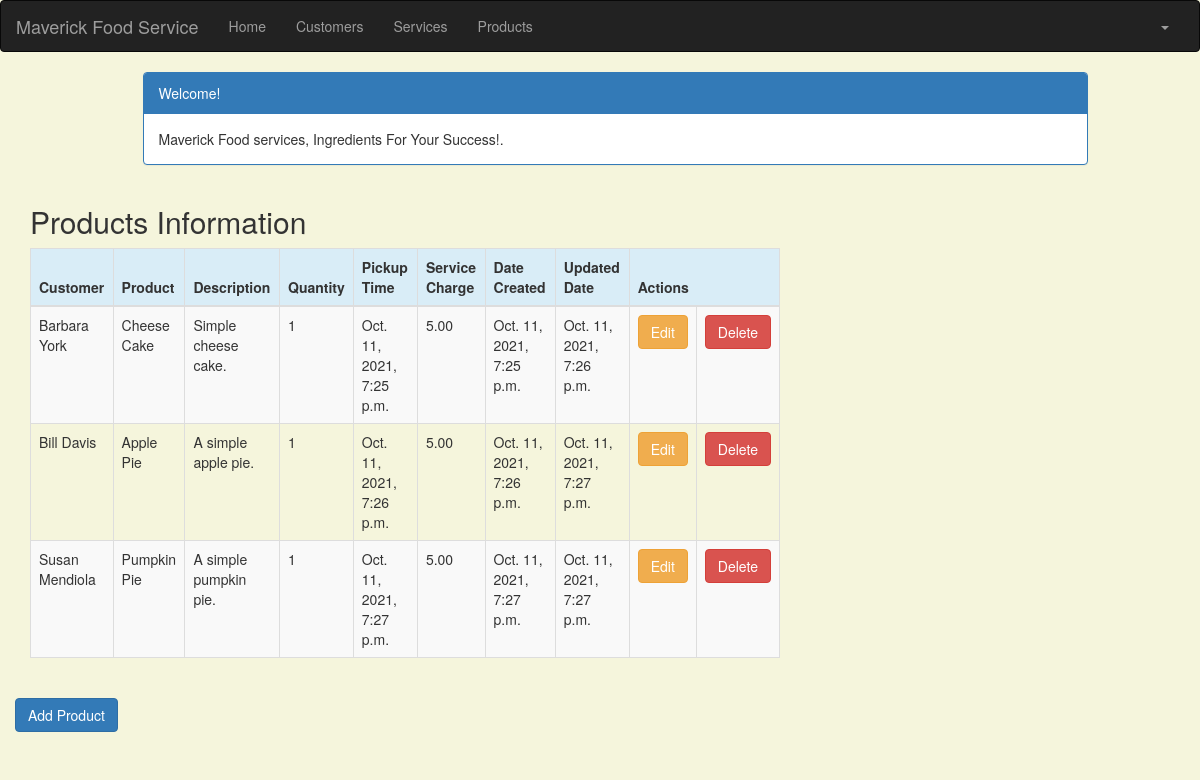
The page /product_list (signed in) on the database its author committed.
### crm/models.py (models this page shows, shortened)
class Product(models.Model):
    cust_name = models.ForeignKey(Customer, on_delete=models.CASCADE, related_name='products')
    product = models.CharField(max_length=100)
    p_description = models.TextField()
    quantity = models.IntegerField()
    pickup_time = models.DateTimeField(
        default=timezone.now)
    charge = models.DecimalField(max_digits=10, decimal_places=2)
    created_date = models.DateTimeField(
        default=timezone.now)
    updated_date = models.DateTimeField(auto_now_add=True)

class Customer(models.Model):
    cust_name = models.CharField(max_length=50)
    organization = models.CharField(max_length=100, blank=True)
    role = models.CharField(max_length=100)
    email = models.EmailField(max_length=100)
    bldgroom = models.CharField(max_length=100)
    address = models.CharField(max_length=200)
    account_number = models.IntegerField(blank=False, null=False)
    city = models.CharField(max_length=50)
    state = models.CharField(max_length=50)
    zipcode = models.CharField(max_length=10)
    phone_number = models.CharField(max_length=50)
    created_date = models.DateTimeField(
        default=timezone.now)
    updated_date = models.DateTimeField(auto_now_add=True)
    def __str__(self):
        return str(self.cust_name)

### crm/views.py (the view)
# urls.py: path('product_list', views.product_list, name='product_list'),
@login_required
def product_list(request):
    product = Product.objects.filter(created_date__lte=timezone.now())
    return render(request, 'crm/product_list.html', {'products': product})

### crm/templates/crm/product_list.html (shortened to what this page needs)
<!DOCTYPE html>
<html lang="en">
{% extends 'crm/base.html' %}
{% block content %}
    <head>
        <link rel="stylesheet" href="https://maxcdn.bootstrapcdn.com/bootstrap/3.3.4/css/bootstrap.min.css">
    </head>
    <body>
    <div class="container">
        <div class="row">
            <div class="col-md-10 col-md-offset-1">
                <div class="panel panel-primary">
                    <div class="panel-heading">Welcome!</div>
                    <div class="panel-body">
                        Maverick Food services, Ingredients For Your Success!.
                    </div>
                </div>
            </div>
        </div>
    </div>
    <div class="row">
        <h2 style="padding-left: 15Px">Products Information</h2>
    </div>
    <div>
        <table class="table table-striped table-bordered table-hover">
            <thead>
            <tr class="bg-info">
                <th>Customer</th>
                <th>Product</th>
                <th>Description</th>
                <th>Quantity</th>
                <th>Pickup Time</th>
                <th>Service Charge</th>
                <th>Date Created</th>
                <th>Updated Date</th>
                <th colspan="3">Actions</th>
            </tr>
            </thead>
            <tbody>
            {% for product in products %}
                <tr>
                    <td>{{ product.cust_name }}</td>
                    <td>{{ product.product }}</td>
                    <td>{{ product.p_description }}</td>
                    <td>{{ product.quantity }}</td>
                    <td>{{ product.pickup_time }}</td>
                    <td>{{ product.charge }}</td>
                    <td>{{ product.created_date }}</td>
                    <td>{{ product.updated_date }}</td>
                    <td><a href="{% url 'crm:product_edit' pk=product.pk %}"
                           class="btn btn-warning">Edit</a></td>
                    <td><a href="{% url 'crm:product_delete' pk=product.pk %}"
                            onclick="return confirm('Are you sure you want to delete?')"
                            class="btn btn-danger">Delete</a>
                    </td>
                </tr>
            {% endfor %}
            </tbody>
        </table>
    </div>
    <div class="row">
        <a href="{% url 'crm:product_new' %}" class="row"><span
            class="btn btn-primary">Add Product</span></a>
     </div>
    </body>
{% endblock %}

### crm/templates/crm/product_list.html (style rules this page uses)
body { background-color: beige; }

### rows shown on the page
Product: cust_name "Barbara York", product "Cheese Cake", p_description "Simple cheese cake.", quantity "1", pickup_time "Oct. 11, 2021, 7:25 p.m.", charge "5.00", created_date "Oct. 11, 2021, 7:25 p.m.", updated_date "Oct. 11, 2021, 7:26 p.m."
Product: cust_name "Bill Davis", product "Apple Pie", p_description "A simple apple pie.", quantity "1", pickup_time "Oct. 11, 2021, 7:26 p.m.", charge "5.00", created_date "Oct. 11, 2021, 7:26 p.m.", updated_date "Oct. 11, 2021, 7:27 p.m."
Product: cust_name "Susan Mendiola", product "Pumpkin Pie", p_description "A simple pumpkin pie.", quantity "1", pickup_time "Oct. 11, 2021, 7:27 p.m.", charge "5.00", created_date "Oct. 11, 2021, 7:27 p.m.", updated_date "Oct. 11, 2021, 7:27 p.m."
